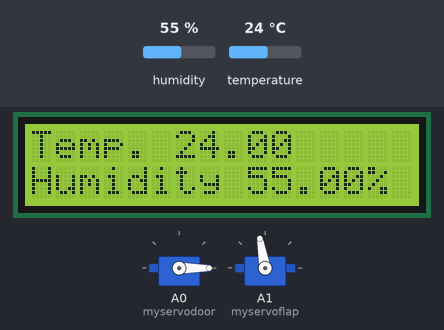
A sketch run on a simulated Arduino Uno, built with avr-gcc and run on an emulated ATmega328P. Shown: 16×2 character LCD, 2 × servo. Inputs (shaded band) come from the test bench; at power-on: humidity 55 %, temperature 24 °C.

Above: at 1.2 s.
1.3 s: humidity set to 52 %
At 2.9 s:
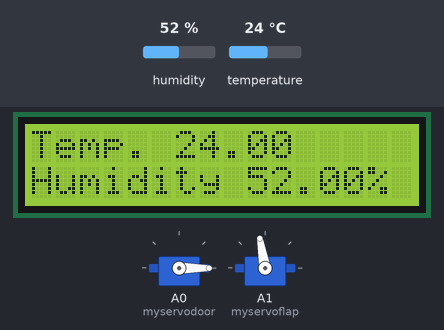
4.0 s: humidity set to 49 %
At 5.6 s:
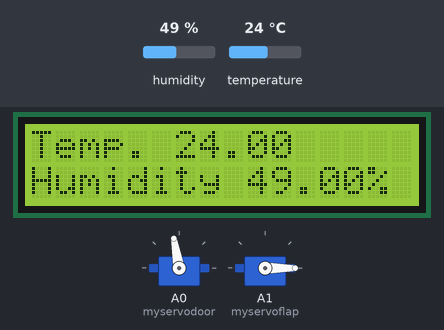
6.7 s: temperature set to 12 °C
At 8.6 s:
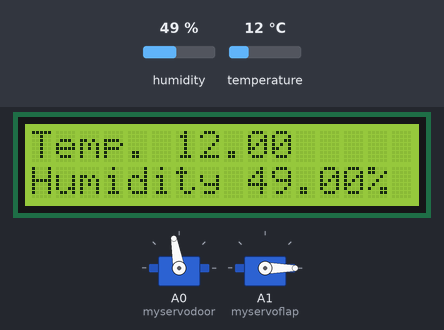
9.7 s: temperature set to 19 °C
At 11.2 s:
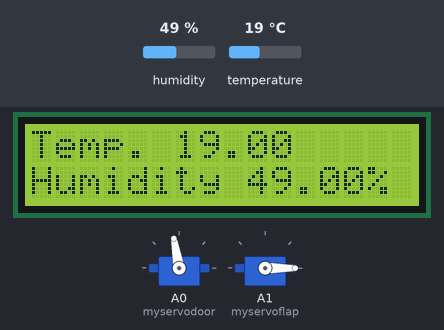
Timing chart, 0 to 12.7 s (numbered marks = the images above; inputs shaded):
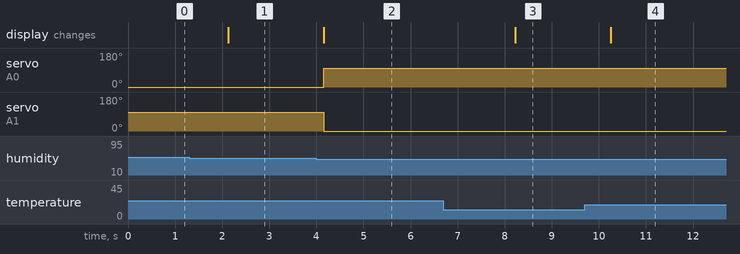

The sketch:

DHT22_LCD_I2C_Servo1_2.ino
```cpp
/* Servo */
#include <Servo.h>
Servo myservodoor;
Servo myservoflap;

/* LCD Screen */
#include <LiquidCrystal_I2C.h>

/*  Temperature humidity sensor */
#include <DHT.h>
#define datapin 7     // Digital  pin we're connected to
#define DHTTYPE DHT22
DHT dht(datapin, DHTTYPE);

// Set the LCD I2C address (commonly 0x27 or 0x3F)
// If unsure, run an I2C scanner sketch first
LiquidCrystal_I2C lcd(0x27, 16, 2);

void  setup() {
  Serial.begin(9600);
  dht.begin();
  lcd.init();               // Initialize the LCD
  lcd.backlight();          // Turn on the backlight
  myservodoor.attach(A0);  // attaches the servo on pin A0 to the servo object
  myservoflap.attach(A1);  // attaches the servo on pin A1 to the servo object
}

void loop() {

  /* Find Temperature & Humidity */
  float air_temp = dht.readTemperature();
  float humidity = dht.readHumidity();

  /* Check if reading failed */
  if (isnan(air_temp)) {
    Serial.println("Failed to read from DHT sensor!");
    return;
  }

  /* Print Output on LCD Screen  */
  lcd.setCursor(0,0);
  lcd.print(String("Temp. ") + String(air_temp));
  lcd.setCursor(0,1);
  lcd.print(String("Humidity ") + String(humidity) + String("%"));
/*
myservoflap.write(100); // close
myservodoor.write(0); //open
delay(2000);
myservoflap.write(0);
myservodoor.write(100);
*/
  // Servo control based on temperature
/*
  if (air_temp >= 23) {
    myservodoor.write(0); // Move to 100 degrees open
    myservoflap.write(100); // Move to 100 degrees open
  } else if (air_temp <= 22) {
    myservodoor.write(100); // Move to 0 degrees close
    myservoflap.write(0); // Move to 0 degrees close
  }
*/

// Servo control based on  humidity (easier to test)

  if (humidity >= 51) {
    myservodoor.write(0); // too humid open
    myservoflap.write(100); //
  } else if (humidity <= 50) {
    myservodoor.write(100); // too dry close
    myservoflap.write(0); //
  }

  delay(2000); // Wait a few seconds between readings


}
```

Measured:
- the behaviour switches between 51 and 50 % on humidity (found by bisection; images 1 and 2)
- after the input at 1.3 s, the display: changes after 0.83 s (image 1)
- after the input at 4.0 s, servo on A0 (myservodoor): 0° → 100° after 0.16 s; servo on A1 (myservoflap): 100° → 0° after 0.16 s; the display: changes after 0.16 s (image 2)
- after the input at 6.7 s, the display: changes after 1.5 s (image 3)
- after the input at 9.7 s, the display: changes after 0.55 s (image 4)
